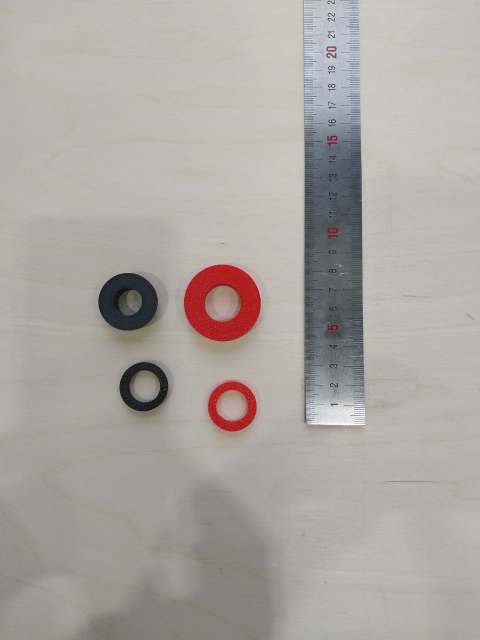
#> input picture imgs/circles/1.jpeg, 960 x 1280 px (shown at 1/2 size)
$ python hsv-isolate.py
#> lines starting #> are read from the running program, lines starting #| are printed output that depends on the picture; after the words box and inside, x2 and y2 are one past the last pixel; in counts of white or black regions, pixels touching at a corner belong together
import cv2
import sys
import numpy as np

def nothing(x):
    pass

# Create a window
cv2.namedWindow('image')

# create trackbars for color change
cv2.createTrackbar('HMin','image',0,179,nothing) # Hue is from 0-179 for Opencv
#> slider 'HMin' is set to 35
cv2.createTrackbar('SMin','image',0,255,nothing)
#> slider 'SMin' is set to 51
cv2.createTrackbar('VMin','image',0,255,nothing)
#> slider 'VMin' is set to 51
cv2.createTrackbar('HMax','image',0,179,nothing)
#> slider 'HMax' is set to 179
cv2.createTrackbar('SMax','image',0,255,nothing)
#> slider 'SMax' is set to 255
cv2.createTrackbar('VMax','image',0,255,nothing)
#> slider 'VMax' is set to 255

# Set default value for MAX HSV trackbars.
cv2.setTrackbarPos('HMax', 'image', 179)
cv2.setTrackbarPos('SMax', 'image', 255)
cv2.setTrackbarPos('VMax', 'image', 255)

# Initialize to check if HSV min/max value changes
hMin = sMin = vMin = hMax = sMax = vMax = 0
phMin = psMin = pvMin = phMax = psMax = pvMax = 0

# img = cv2.imread('imgs/laser.png')
img = cv2.imread('imgs/circles/1.jpeg')
#> img is the input picture: shape (1280, 960, 3); mean B, G, R 161.1, 165.9, 171.6
img = cv2.resize(img, (0, 0), fx=0.5, fy=0.5)
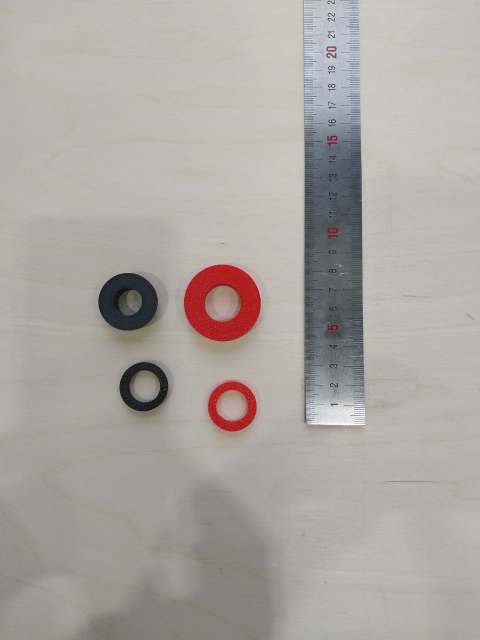
#> img: shape (640, 480, 3); mean B, G, R 161.2, 166.1, 171.8

output = img
waitTime = 33

while(1):

    # get current positions of all trackbars
    hMin = cv2.getTrackbarPos('HMin','image')
    sMin = cv2.getTrackbarPos('SMin','image')
    vMin = cv2.getTrackbarPos('VMin','image')

    hMax = cv2.getTrackbarPos('HMax','image')
    sMax = cv2.getTrackbarPos('SMax','image')
    vMax = cv2.getTrackbarPos('VMax','image')

    # Set minimum and max HSV values to display
    lower = np.array([hMin, sMin, vMin])
    upper = np.array([hMax, sMax, vMax])

    # Create HSV Image and threshold into a range.
    hsv = cv2.cvtColor(img, cv2.COLOR_BGR2HSV)
#> hsv: shape (640, 480, 3); mean H, S, V 26.7, 19.9, 172.9
    mask = cv2.inRange(hsv, lower, upper)
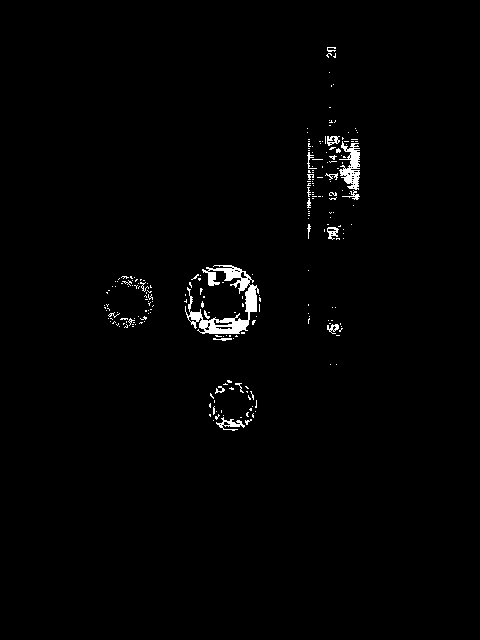
#> mask: shape (640, 480); 1.3% white; 235 white regions (216 under 20 px), largest, box (x1, y1, x2, y2) and area: (185, 265, 259, 334) 1651, (339, 141, 360, 190) 551, (216, 417, 245, 431) 152
    output = cv2.bitwise_and(img,img, mask= mask)
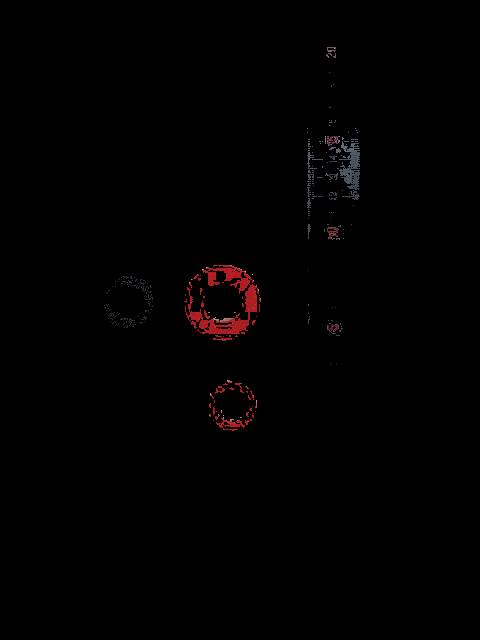
#> output: shape (640, 480, 3); mean B, G, R 0.7, 0.7, 1.7

    # Print if there is a change in HSV value
    if( (phMin != hMin) | (psMin != sMin) | (pvMin != vMin) | (phMax != hMax) | (psMax != sMax) | (pvMax != vMax) ):
        print("(hMin = %d , sMin = %d, vMin = %d), (hMax = %d , sMax = %d, vMax = %d)" % (hMin , sMin , vMin, hMax, sMax , vMax))
        phMin = hMin
        psMin = sMin
        pvMin = vMin
        phMax = hMax
        psMax = sMax
        pvMax = vMax

    # Display output image
    cv2.imshow('image',output)

    # Wait longer to prevent freeze for videos.
    if cv2.waitKey(waitTime) & 0xFF == ord('q'):
#> (key q is pressed here)
        break

cv2.destroyAllWindows()

$ run again, with imgs/circles/2.jpeg copied over imgs/circles/1.jpeg
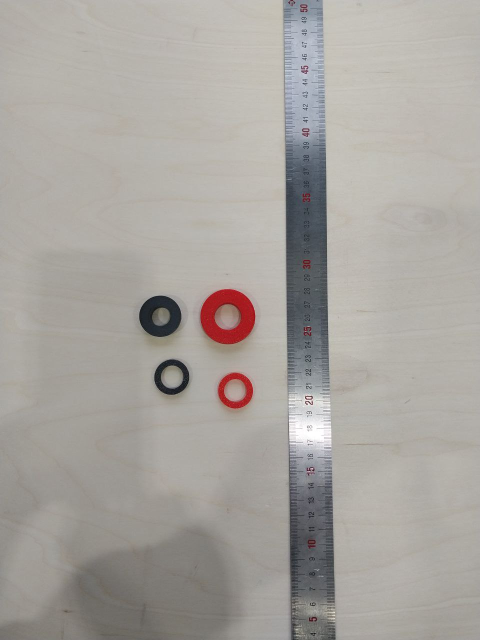
#> input picture imgs/circles/2.jpeg, 960 x 1280 px (shown at 1/2 size)
#> img is the input picture: shape (1280, 960, 3); mean B, G, R 158.5, 163.5, 167.6
#> `img = cv2.resize(img, (0, 0), fx=0.5, fy=0.5)`:
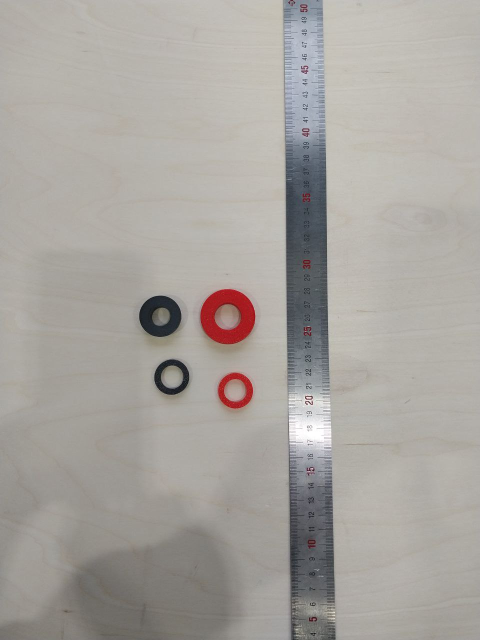
#> img: shape (640, 480, 3); mean B, G, R 158.7, 163.7, 167.7
#> hsv: shape (640, 480, 3); mean H, S, V 27.9, 17.5, 168.7
#> `mask = cv2.inRange(hsv, lower, upper)`:
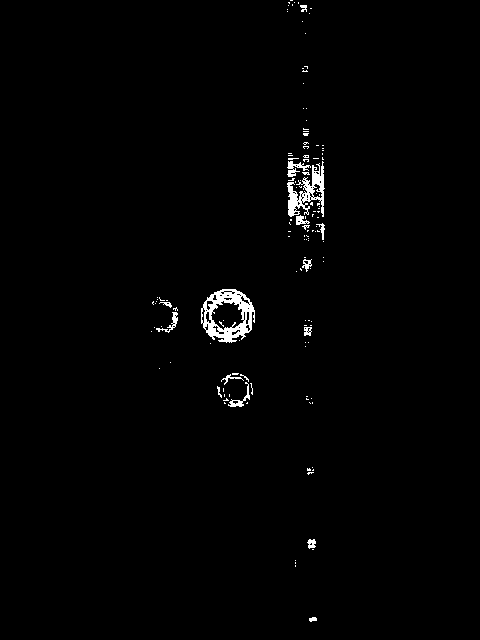
#> mask: shape (640, 480); 1.2% white; 138 white regions (123 under 20 px), largest, box (x1, y1, x2, y2) and area: (201, 289, 255, 343) 1347, (287, 161, 325, 217) 865, (287, 161, 311, 177) 159
